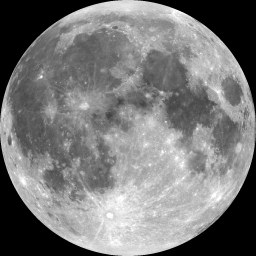
#> input picture assets/moon/moon_256.jpg, 256 x 256 px
$ python bake.py ../../assets/moon/moon_256.jpg out.png 5
#> lines starting #> are read from the running program, lines starting #| are printed output that depends on the picture; after the words box and inside, x2 and y2 are one past the last pixel; in counts of white or black regions, pixels touching at a corner belong together; long printed decimals are rounded
"""Bake the Moon's near side, seen face-on (orthographic), from an equirectangular albedo map (src/moon.js draws it).

Source: NASA SVS CGI Moon Kit, https://svs.gsfc.nasa.gov/4720 (public domain):
  curl -LO https://svs.gsfc.nasa.gov/vis/a000000/a004700/a004720/lroc_color_poles_1k.jpg
usage: python3 tools/moon/bake.py lroc_color_poles_1k.jpg assets/moon/moon_256.jpg 256
Needs numpy and Pillow."""
import sys
import numpy as np
from PIL import Image

src = np.asarray(Image.open(sys.argv[1]).convert('L'), dtype=np.float32) / 255.0
H, W = src.shape
#> H = 256; W = 256
S = int(sys.argv[3])
ss = 4  # supersample
N = S * ss
y, x = np.mgrid[0:N, 0:N]
u = (x + 0.5) / N * 2 - 1
v = 1 - (y + 0.5) / N * 2
r2 = u * u + v * v
inside = r2 <= 1
z = np.sqrt(np.clip(1 - r2, 0, 1))
lat = np.arcsin(np.clip(v, -1, 1))
lon = np.arctan2(u, z)  # near side centred on longitude 0, east to the right
px = ((lon / (2 * np.pi) + 0.5) * W).astype(int) % W
py = np.clip(((0.5 - lat / np.pi) * H).astype(int), 0, H - 1)
img = np.where(inside, src[py, px], 0.0)
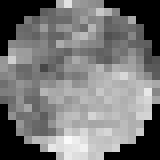
#> img: shape (20, 20) float32 (shown 8 times larger); min 0, max 0.98, mean 0.465
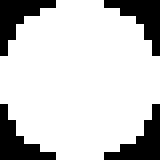
#> inside: shape (20, 20) bool (shown 8 times larger); 79% white; 4 black regions, box (x1, y1, x2, y2) and area: (0, 0, 7, 7) 21, (13, 0, 20, 7) 21, (0, 13, 7, 20) 21, (13, 13, 20, 20) 21
img = img.reshape(S, ss, S, ss).mean(axis=(1, 3))
#> img = [[0.0806, 0.352, 0.572, 0.383, 0.0909], [0.433, 0.464, 0.552, 0.425, 0.317], [0.497, 0.508, 0.613, 0.713, 0.616], [0.37, 0.515, 0.684, 0.707, 0.564], [0.0995, 0.501, 0.854, 0.584, 0.137]]
# normalise: the brightest highlands to ~0.95 of white (the shader applies the real brightness)
hi = np.percentile(img[img > 0.02], 99.5)
#> hi = 0.837
img = np.clip(img / hi * 0.95, 0, 1)
#> img = [[0.0915, 0.399, 0.649, 0.435, 0.103], [0.491, 0.527, 0.627, 0.482, 0.36], [0.564, 0.576, 0.696, 0.809, 0.699], [0.42, 0.585, 0.776, 0.802, 0.64], [0.113, 0.569, 0.969, 0.663, 0.155]]
Image.fromarray((img * 255 + 0.5).astype(np.uint8), 'L').save(sys.argv[2], quality=88, optimize=True)
print('ok', S, img.max())
#| ok 5 0.9693
